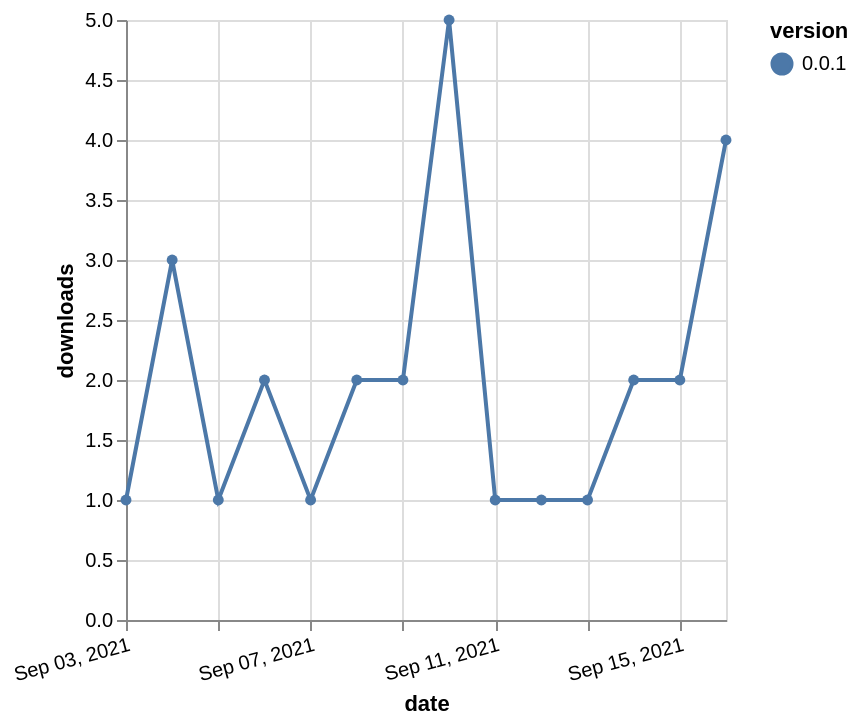

This figure's Vega-Lite source:
### Vega-Lite specification from a JSON file in a GitHub repository (floating-point values rounded to 4 significant figures)
{"$schema": "https://vega.github.io/schema/vega-lite/v5.json", "description": "A simple bar chart with embedded data.", "data": {"values": [{"date": "2021-09-03", "total": 2537, "delta": 1, "version": "0.0.1"}, {"date": "2021-09-04", "total": 2540, "delta": 3, "version": "0.0.1"}, {"date": "2021-09-05", "total": 2541, "delta": 1, "version": "0.0.1"}, {"date": "2021-09-06", "total": 2543, "delta": 2, "version": "0.0.1"}, {"date": "2021-09-07", "total": 2544, "delta": 1, "version": "0.0.1"}, {"date": "2021-09-08", "total": 2546, "delta": 2, "version": "0.0.1"}, {"date": "2021-09-09", "total": 2548, "delta": 2, "version": "0.0.1"}, {"date": "2021-09-10", "total": 2553, "delta": 5, "version": "0.0.1"}, {"date": "2021-09-11", "total": 2554, "delta": 1, "version": "0.0.1"}, {"date": "2021-09-12", "total": 2555, "delta": 1, "version": "0.0.1"}, {"date": "2021-09-13", "total": 2556, "delta": 1, "version": "0.0.1"}, {"date": "2021-09-14", "total": 2558, "delta": 2, "version": "0.0.1"}, {"date": "2021-09-15", "total": 2560, "delta": 2, "version": "0.0.1"}, {"date": "2021-09-16", "total": 2564, "delta": 4, "version": "0.0.1"}]}, "width": "container", "mark": {"type": "line", "point": {"filled": true}}, "encoding": {"x": {"field": "date", "type": "temporal", "timeUnit": "yearmonthdate", "title": "date", "axis": {"labelAngle": -15}}, "y": {"field": "delta", "type": "quantitative", "title": "downloads"}, "color": {"field": "version", "type": "nominal"}, "tooltip": {"field": "delta"}}}
